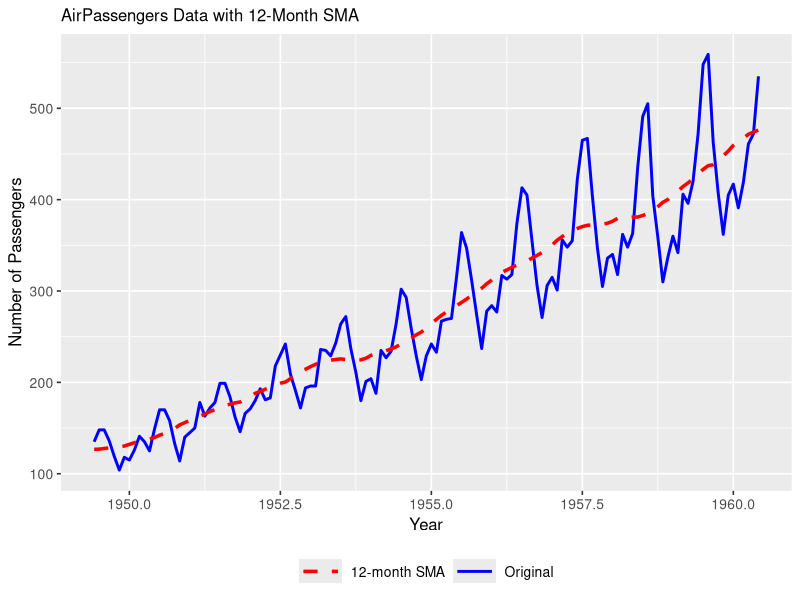
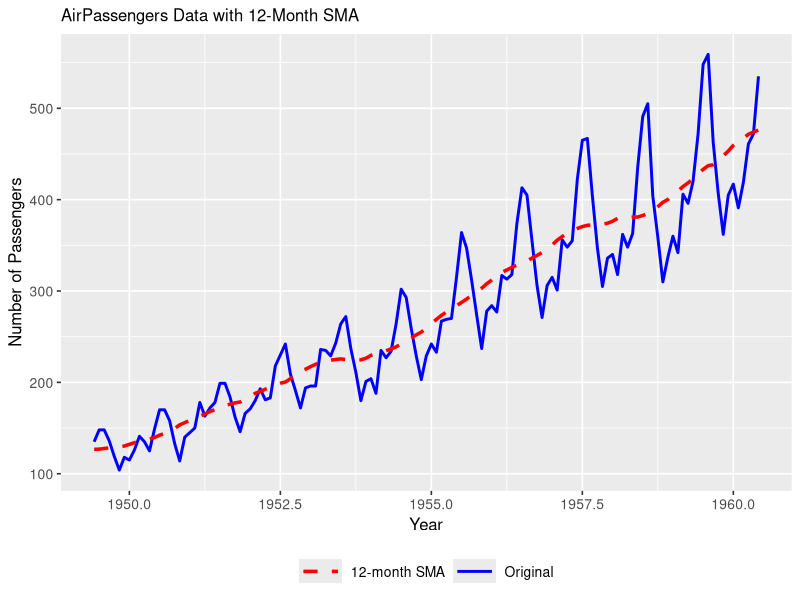

Write the R code that produced these figures, in order.
# Optional: set working directory to current script location (RStudio)
if (requireNamespace("rstudioapi", quietly = TRUE) && rstudioapi::isAvailable()) {
  setwd(dirname(rstudioapi::getActiveDocumentContext()$path))
}
# =====================================================
## 1. Load Libraries, Data, and Calculate SMA
# =====================================================
library(ggplot2)

# Load the AirPassengers dataset
data("AirPassengers")

# Convert AirPassengers time series to a numeric vector
airpassengers_data <- as.numeric(AirPassengers)

# Define the window size for the SMA (12 months)
window_size <- 12

# Calculate the SMA using the 'filter' function from the 'stats' package
sma <- stats::filter(airpassengers_data, rep(1/window_size, window_size), sides = 2)

# Create a data frame for ggplot2
df <- data.frame(
  Year = time(AirPassengers)[!is.na(sma)],
  Original = airpassengers_data[!is.na(sma)],
  SMA = sma[!is.na(sma)]
)

# =====================================================
## 2. Plot the Data with ggplot2
# =====================================================
ggplot(df, aes(x = Year)) +
  geom_line(aes(y = Original, linetype = "Original"), color = "blue", size = 1) +
  geom_line(aes(y = SMA, linetype = "12-month SMA"), color = "red", size = 1.2) +
  scale_linetype_manual(values = c("Original" = "solid",
                                   "12-month SMA" = "dashed"),
                        name = NULL) +
  labs(title = "AirPassengers Data with 12-Month SMA",
       y = "Number of Passengers", x = "Year") +
  theme_gray(base_size = 12) +
  theme(axis.text = element_text(size = 10),
        legend.text = element_text(size = 10)) +
  guides(colour = guide_legend(nrow = 1),
         linetype = guide_legend(nrow = 1)) +
  theme(legend.position = "bottom",
        legend.direction = "horizontal",
        legend.key.width = grid::unit(1.1, "cm"),
        legend.title = element_blank(),
        plot.title = element_text(size = 12))

ggsave("sma_airpassenger.png", dpi = 300, width = 7, height = 3.8)
